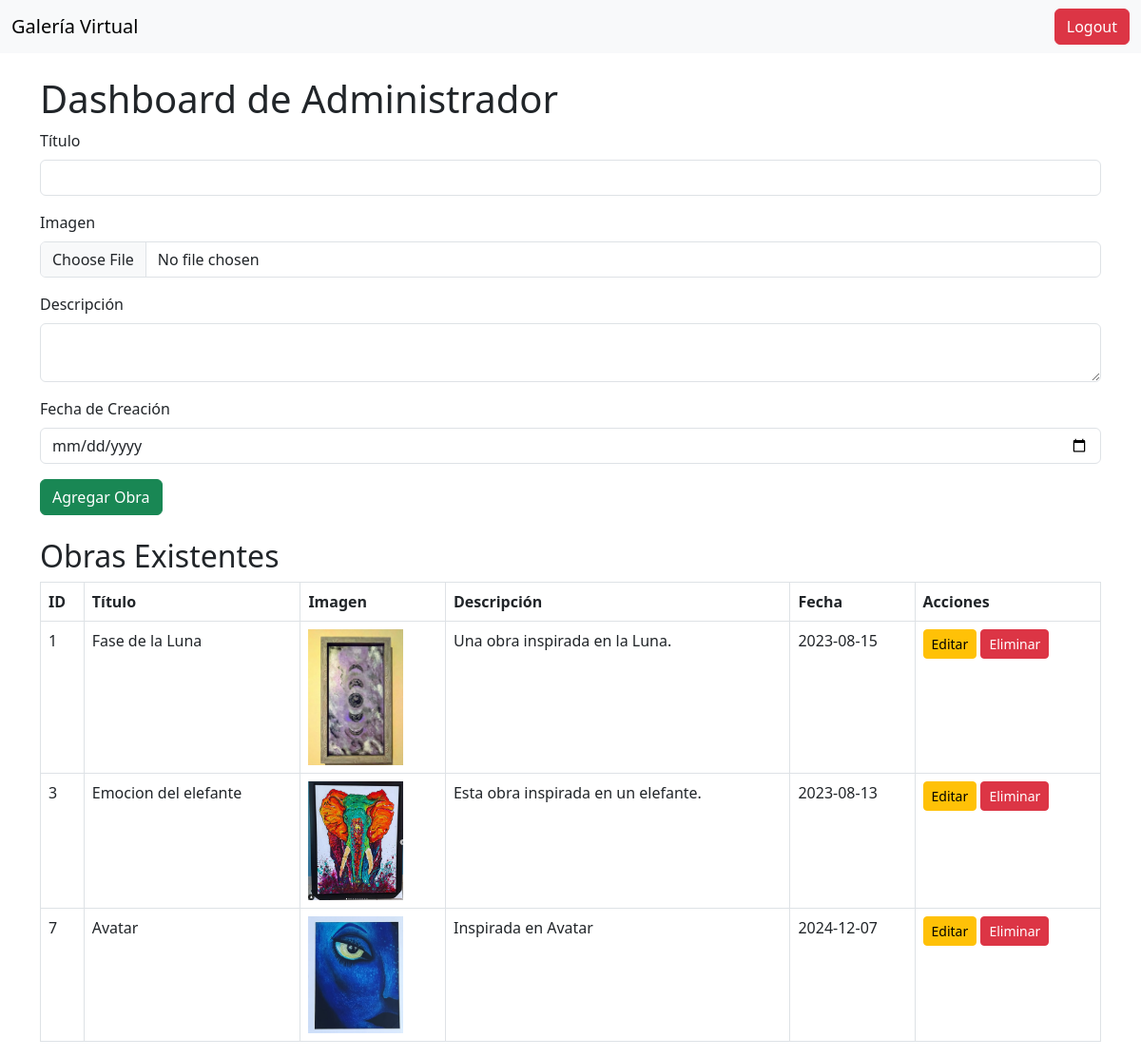
The page /admin-dashboard (signed in) on the database as committed earlier.
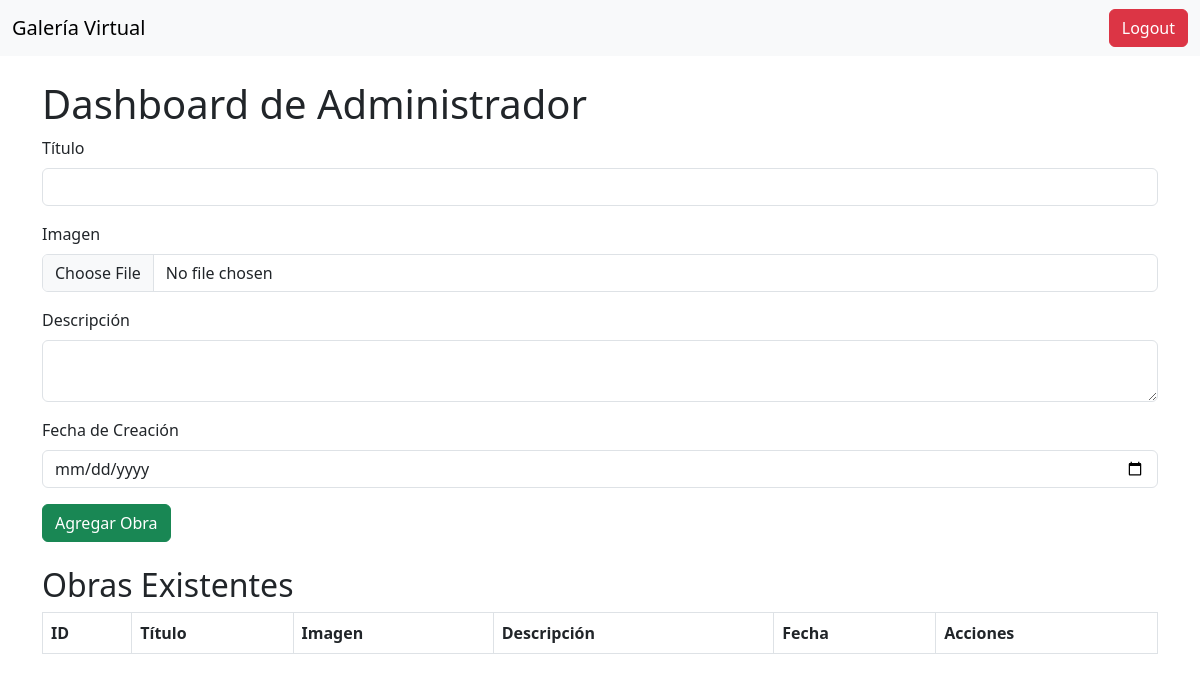
The same page on the database as committed later.
### tables this page shows
CREATE TABLE artworks (
            id INTEGER PRIMARY KEY AUTOINCREMENT,
            title TEXT NOT NULL,
            image TEXT NOT NULL,
            description TEXT NOT NULL,
            creation_date TEXT NOT NULL
        );

### app.py (the view, shortened to what this page needs)
@app.route('/admin-dashboard', methods=['GET', 'POST'])
def admin_dashboard():
    print(f"Sesión activa: {session.get('username')} - Rol: {session.get('role')}")  # Depuración
    if 'username' in session and session['role'] == 'admin':
        conn = sqlite3.connect('database.db')
        cursor = conn.cursor()
        cursor.execute('SELECT * FROM artworks')
        artworks = cursor.fetchall()
        conn.close()
        return render_template('admin_dashboard.html', artworks=artworks)
    else:
        flash("Acceso denegado. Redirigiendo al login.")
        return redirect(url_for('login'))

### templates/admin_dashboard.html (shortened to what this page needs)
<!DOCTYPE html>
<html lang="en">
<head>
    <link href="https://cdn.jsdelivr.net/npm/bootstrap@5.3.0/dist/css/bootstrap.min.css" rel="stylesheet">
</head>
<body>
    <nav class="navbar navbar-expand-lg navbar-light bg-light">
        <div class="container-fluid">
            <a class="navbar-brand" href="/">Galería Virtual</a>
            <div class="d-flex">
                <a class="btn btn-danger" href="{{ url_for('logout') }}">Logout</a>
            </div>
        </div>
    </nav>
    <div class="container mt-4">
        <h1>Dashboard de Administrador</h1>
        <form method="POST" enctype="multipart/form-data" class="mb-4">
            <div class="mb-3">
                <label for="title" class="form-label">Título</label>
                <input type="text" class="form-control" id="title" name="title" required>
            </div>
            <div class="mb-3">
                <label for="image" class="form-label">Imagen</label>
                <input type="file" class="form-control" id="image" name="image" required>
            </div>
            <div class="mb-3">
                <label for="description" class="form-label">Descripción</label>
                <textarea class="form-control" id="description" name="description" required></textarea>
            </div>
            <div class="mb-3">
                <label for="creation_date" class="form-label">Fecha de Creación</label>
                <input type="date" class="form-control" id="creation_date" name="creation_date" required>
            </div>
            <button type="submit" class="btn btn-success">Agregar Obra</button>
        </form>
        <h2>Obras Existentes</h2>
        <table class="table table-bordered">
            <thead>
                <tr>
                    <th>ID</th>
                    <th>Título</th>
                    <th>Imagen</th>
                    <th>Descripción</th>
                    <th>Fecha</th>
                    <th>Acciones</th>
                </tr>
            </thead>
            <tbody>
                {% for artwork in artworks %}
                    <tr>
                        <td>{{ artwork[0] }}</td>
                        <td>{{ artwork[1] }}</td>
                        <td><img src="{{ url_for('uploaded_file', filename=artwork[2]) }}" alt="{{ artwork[1] }}" style="width: 100px; height: auto;"></td>
                        <td>{{ artwork[3] }}</td>
                        <td>{{ artwork[4] }}</td>
                        <td>
                            <a href="{{ url_for('edit_artwork', artwork_id=artwork[0]) }}" class="btn btn-warning btn-sm">Editar</a>
                            <form method="POST" action="{{ url_for('delete_artwork', artwork_id=artwork[0]) }}" style="display: inline;">
                                <button type="submit" class="btn btn-danger btn-sm">Eliminar</button>
                            </form>
                        </td>
                    </tr>
                {% endfor %}
            </tbody>
        </table>
    </div>
</body>
</html>

Rows that differ between the two databases and show on the page:
removed artworks: id "1", title "Fase de la Luna", image (picture), description "Una obra inspirada en la Luna.", creation_date "2023-08-15"
removed artworks: id "3", title "Emocion del elefante", image (picture), description "Esta obra inspirada en un elefante.", creation_date "2023-08-13"
removed artworks: id "7", title "Avatar", image+title (placeholder picture), description "Inspirada en Avatar", creation_date "2024-12-07"
